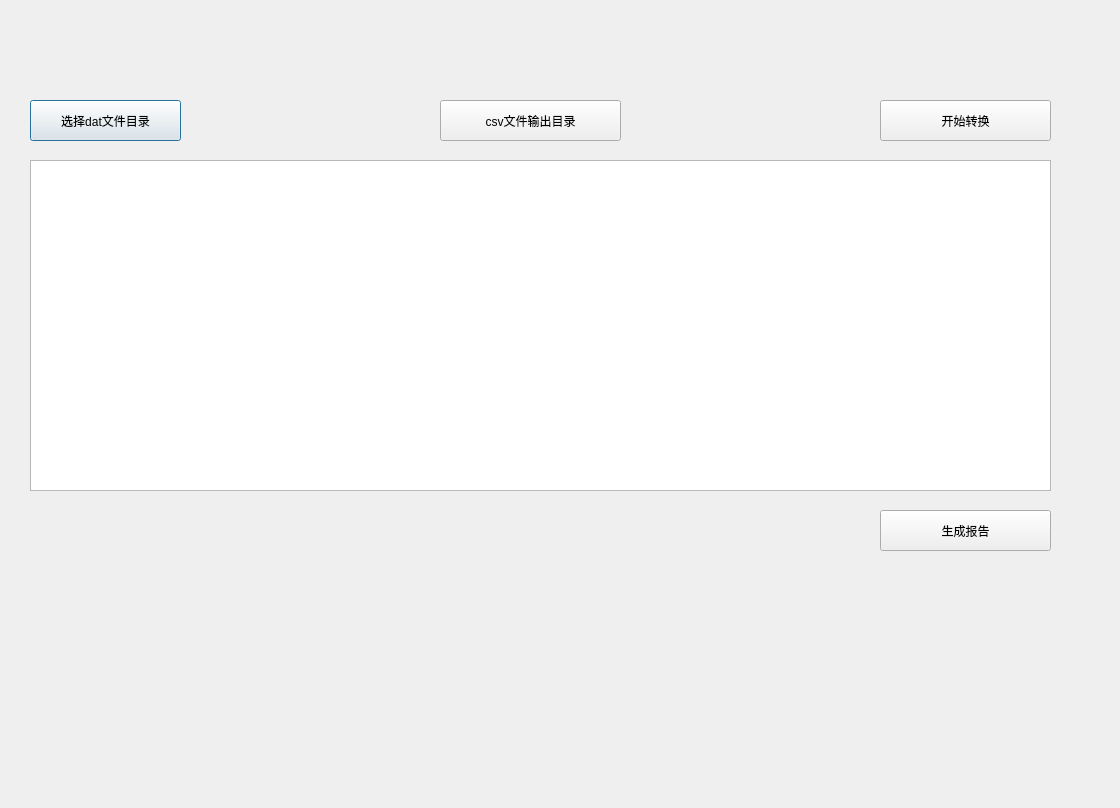
<?xml version="1.0" encoding="UTF-8"?>
<ui version="4.0">
 <class>Dialog</class>
 <widget class="QDialog" name="Dialog">
  <property name="geometry">
   <rect>
    <x>0</x>
    <y>0</y>
    <width>1120</width>
    <height>808</height>
   </rect>
  </property>
  <property name="windowTitle">
   <string>Dialog</string>
  </property>
  <widget class="QPushButton" name="pushButton_3">
   <property name="geometry">
    <rect>
     <x>30</x>
     <y>100</y>
     <width>151</width>
     <height>41</height>
    </rect>
   </property>
   <property name="text">
    <string>选择dat文件目录</string>
   </property>
  </widget>
  <widget class="QPushButton" name="pushButton_4">
   <property name="geometry">
    <rect>
     <x>880</x>
     <y>100</y>
     <width>171</width>
     <height>41</height>
    </rect>
   </property>
   <property name="text">
    <string>开始转换</string>
   </property>
  </widget>
  <widget class="QPushButton" name="pushButton_5">
   <property name="geometry">
    <rect>
     <x>440</x>
     <y>100</y>
     <width>181</width>
     <height>41</height>
    </rect>
   </property>
   <property name="text">
    <string>csv文件输出目录</string>
   </property>
  </widget>
  <widget class="QTextBrowser" name="textBrowser">
   <property name="geometry">
    <rect>
     <x>30</x>
     <y>160</y>
     <width>1021</width>
     <height>331</height>
    </rect>
   </property>
   <property name="html">
    <string>&lt;!DOCTYPE HTML PUBLIC &quot;-//W3C//DTD HTML 4.0//EN&quot; &quot;http://www.w3.org/TR/REC-html40/strict.dtd&quot;&gt;
&lt;html&gt;&lt;head&gt;&lt;meta name=&quot;qrichtext&quot; content=&quot;1&quot; /&gt;&lt;style type=&quot;text/css&quot;&gt;
p, li { white-space: pre-wrap; }
&lt;/style&gt;&lt;/head&gt;&lt;body style=&quot; font-family:'SimSun'; font-size:9pt; font-weight:400; font-style:normal;&quot;&gt;
&lt;p style=&quot;-qt-paragraph-type:empty; margin-top:0px; margin-bottom:0px; margin-left:0px; margin-right:0px; -qt-block-indent:0; text-indent:0px;&quot;&gt;&lt;br /&gt;&lt;/p&gt;&lt;/body&gt;&lt;/html&gt;</string>
   </property>
  </widget>
  <widget class="QPushButton" name="pushButton_6">
   <property name="geometry">
    <rect>
     <x>880</x>
     <y>510</y>
     <width>171</width>
     <height>41</height>
    </rect>
   </property>
   <property name="text">
    <string>生成报告</string>
   </property>
  </widget>
 </widget>
 <resources/>
 <connections/>
</ui>
